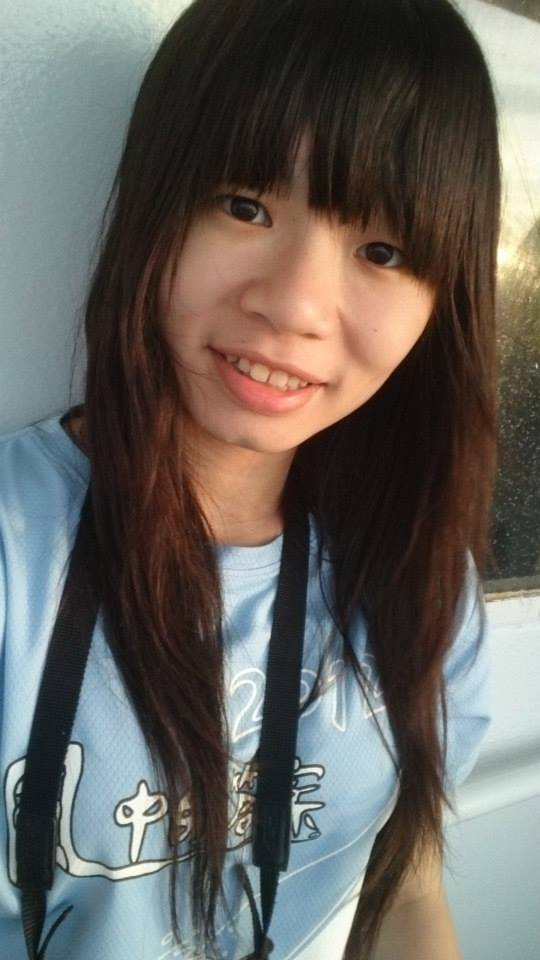
#> input picture test4.jpg, 540 x 960 px
$ python main.py
#> lines starting #> are read from the running program, lines starting #| are printed output that depends on the picture
from PIL import Image

codeLib = '''@B%8&WM#*oahkbdpqwmZO0QLCJUYXzcvunxrjft/\|()1{}[]?-_+~<>i!lI;:,"^`'.''' #生成字元畫所需的字符集
count = len(codeLib)

# [9 lines of commented-out code are left out]

def transform2(image_file):
    codePic = ''
    for h in range(0,image_file.size[1]):
        for w in range(0,image_file.size[0]):
            g,r,b = image_file.getpixel((w,h))
            gray = int(r* 0.299+g* 0.587+b* 0.114)
            codePic = codePic + codeLib[int(((count-1)*gray)/256)]
        codePic = codePic+'\n'
    return codePic


fp = open('test4.jpg','rb')
image_file = Image.open(fp)
#> image_file is the input picture: PIL image 540x960 RGB; mean R, G, B 102.7, 99.7, 94.3
image_file=image_file.resize((int(image_file.size[0]*0.09), int(image_file.size[1]*0.09)))#調整圖片大小
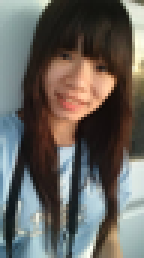
#> image_file: PIL image 48x86 RGB (shown 3 times larger); mean R, G, B 102.7, 99.7, 94.4
print('Info:',image_file.size[0],' ',image_file.size[1],' ',count)
#| Info: 48   86   68

tmp = open('tmp3.txt','w')
tmp.write(transform2(image_file))
tmp.close()
image_file.close()

$ run again, with test2.jpg copied over test4.jpg
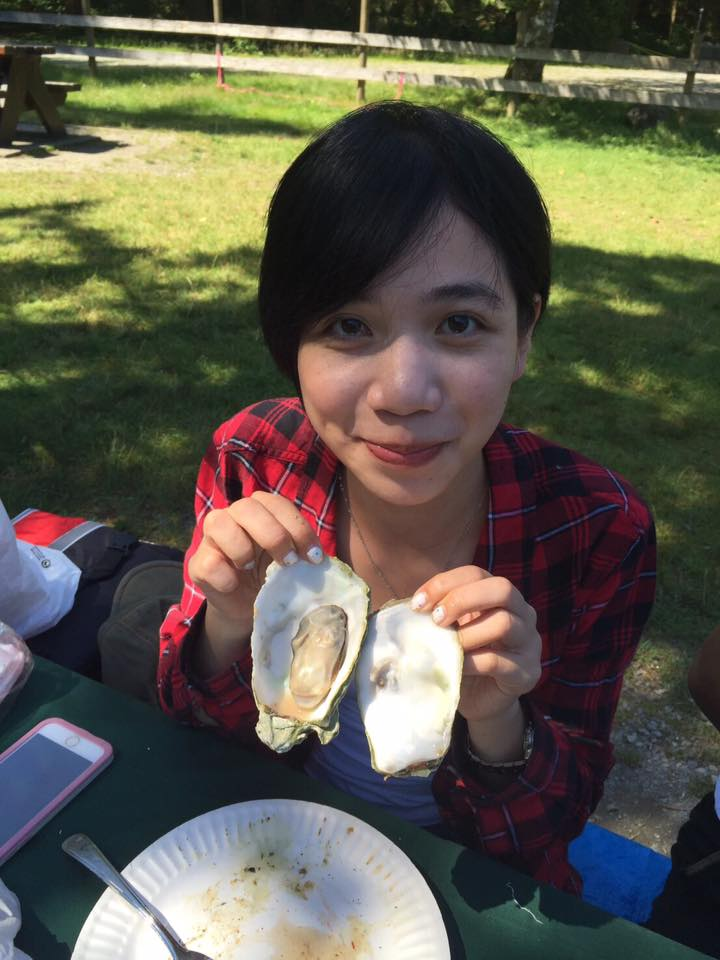
#> input picture test2.jpg, 720 x 960 px
#> image_file is the input picture: PIL image 720x960 RGB; mean R, G, B 93.2, 89.7, 77
#> `image_file=image_file.resize((int(image_file.size[0]*0.09), int(image_..`:
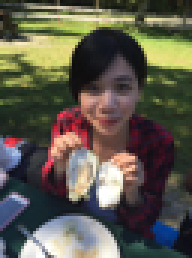
#> image_file: PIL image 64x86 RGB (shown 3 times larger); mean R, G, B 93.2, 89.7, 77
#| Info: 64   86   68

$ run again, with test3.jpg copied over test4.jpg
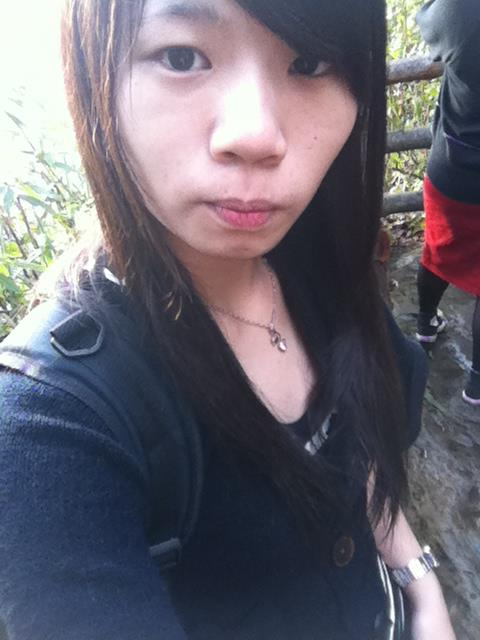
#> input picture test3.jpg, 480 x 640 px
#> image_file is the input picture: PIL image 480x640 RGB; mean R, G, B 105.4, 102.1, 113.1
#> `image_file=image_file.resize((int(image_file.size[0]*0.09), int(image_..`:
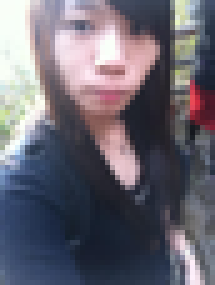
#> image_file: PIL image 43x57 RGB (shown 5 times larger); mean R, G, B 105.4, 102.1, 113.1
#| Info: 43   57   68

$ run again, with test.jpg copied over test4.jpg
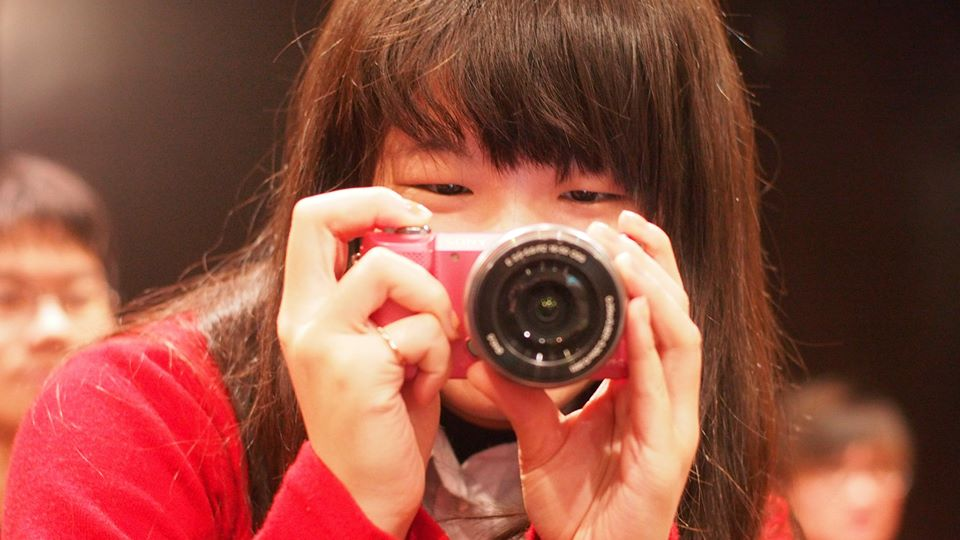
#> input picture test.jpg, 960 x 540 px
#> image_file is the input picture: PIL image 960x540 RGB; mean R, G, B 143.6, 80.1, 64.7
#> `image_file=image_file.resize((int(image_file.size[0]*0.09), int(image_..`:
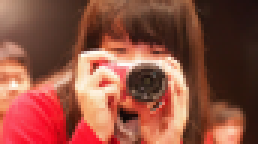
#> image_file: PIL image 86x48 RGB (shown 3 times larger); mean R, G, B 143.6, 80.1, 64.7
#| Info: 86   48   68
